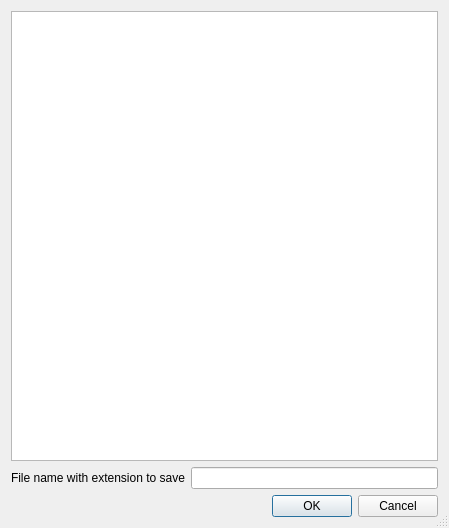
<?xml version="1.0" encoding="UTF-8"?>
<ui version="4.0">
 <class>CatalogDialog</class>
 <widget class="QDialog" name="CatalogDialog">
  <property name="geometry">
   <rect>
    <x>0</x>
    <y>0</y>
    <width>449</width>
    <height>528</height>
   </rect>
  </property>
  <property name="windowTitle">
   <string>Dialog</string>
  </property>
  <property name="sizeGripEnabled">
   <bool>true</bool>
  </property>
  <property name="modal">
   <bool>true</bool>
  </property>
  <layout class="QGridLayout" name="gridLayout">
   <item row="0" column="0">
    <layout class="QVBoxLayout" name="verticalLayout">
     <item>
      <widget class="QTreeView" name="treeView">
       <property name="sizePolicy">
        <sizepolicy hsizetype="Expanding" vsizetype="Expanding">
         <horstretch>1</horstretch>
         <verstretch>1</verstretch>
        </sizepolicy>
       </property>
      </widget>
     </item>
     <item>
      <layout class="QHBoxLayout" name="horizontalLayout" stretch="0,0">
       <property name="sizeConstraint">
        <enum>QLayout::SetMinimumSize</enum>
       </property>
       <item>
        <widget class="QLabel" name="label">
         <property name="sizePolicy">
          <sizepolicy hsizetype="Preferred" vsizetype="Preferred">
           <horstretch>0</horstretch>
           <verstretch>0</verstretch>
          </sizepolicy>
         </property>
         <property name="maximumSize">
          <size>
           <width>16777215</width>
           <height>24</height>
          </size>
         </property>
         <property name="text">
          <string>File name with extension to save</string>
         </property>
        </widget>
       </item>
       <item>
        <widget class="QLineEdit" name="lineEdit"/>
       </item>
      </layout>
     </item>
    </layout>
   </item>
   <item row="1" column="0">
    <widget class="QDialogButtonBox" name="buttonBox">
     <property name="orientation">
      <enum>Qt::Horizontal</enum>
     </property>
     <property name="standardButtons">
      <set>QDialogButtonBox::Cancel|QDialogButtonBox::Ok</set>
     </property>
    </widget>
   </item>
  </layout>
 </widget>
 <resources/>
 <connections>
  <connection>
   <sender>buttonBox</sender>
   <signal>accepted()</signal>
   <receiver>CatalogDialog</receiver>
   <slot>accept()</slot>
   <hints>
    <hint type="sourcelabel">
     <x>248</x>
     <y>254</y>
    </hint>
    <hint type="destinationlabel">
     <x>157</x>
     <y>274</y>
    </hint>
   </hints>
  </connection>
  <connection>
   <sender>buttonBox</sender>
   <signal>rejected()</signal>
   <receiver>CatalogDialog</receiver>
   <slot>reject()</slot>
   <hints>
    <hint type="sourcelabel">
     <x>316</x>
     <y>260</y>
    </hint>
    <hint type="destinationlabel">
     <x>286</x>
     <y>274</y>
    </hint>
   </hints>
  </connection>
 </connections>
</ui>
